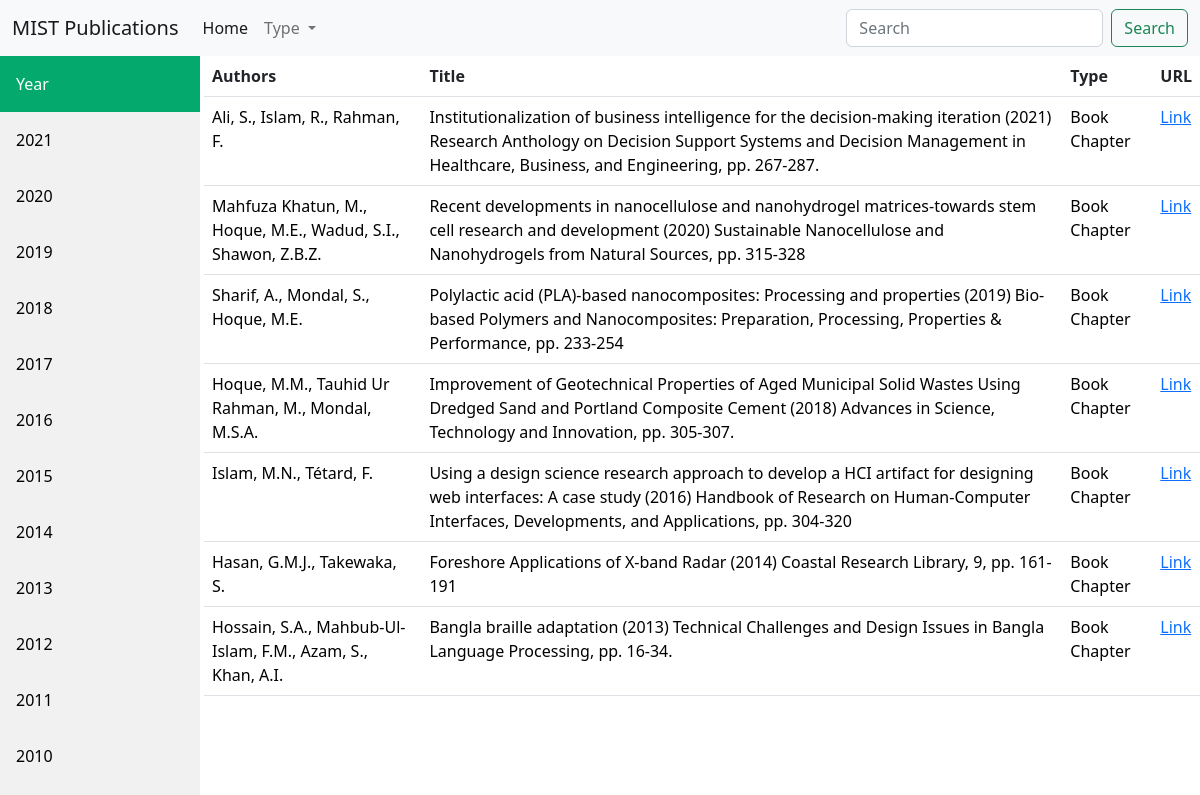
The page /category/Book Chapter/ on the database as committed earlier.
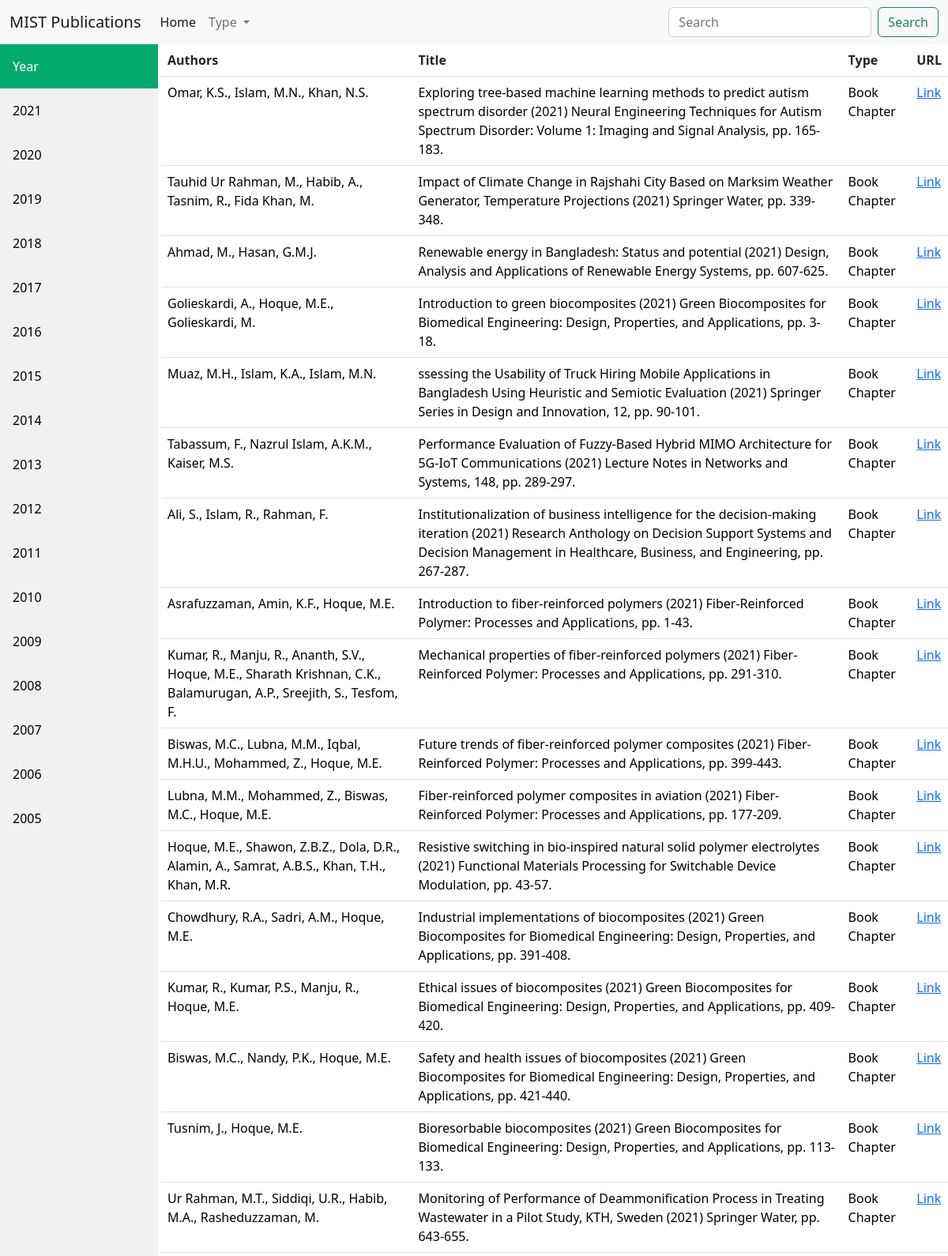
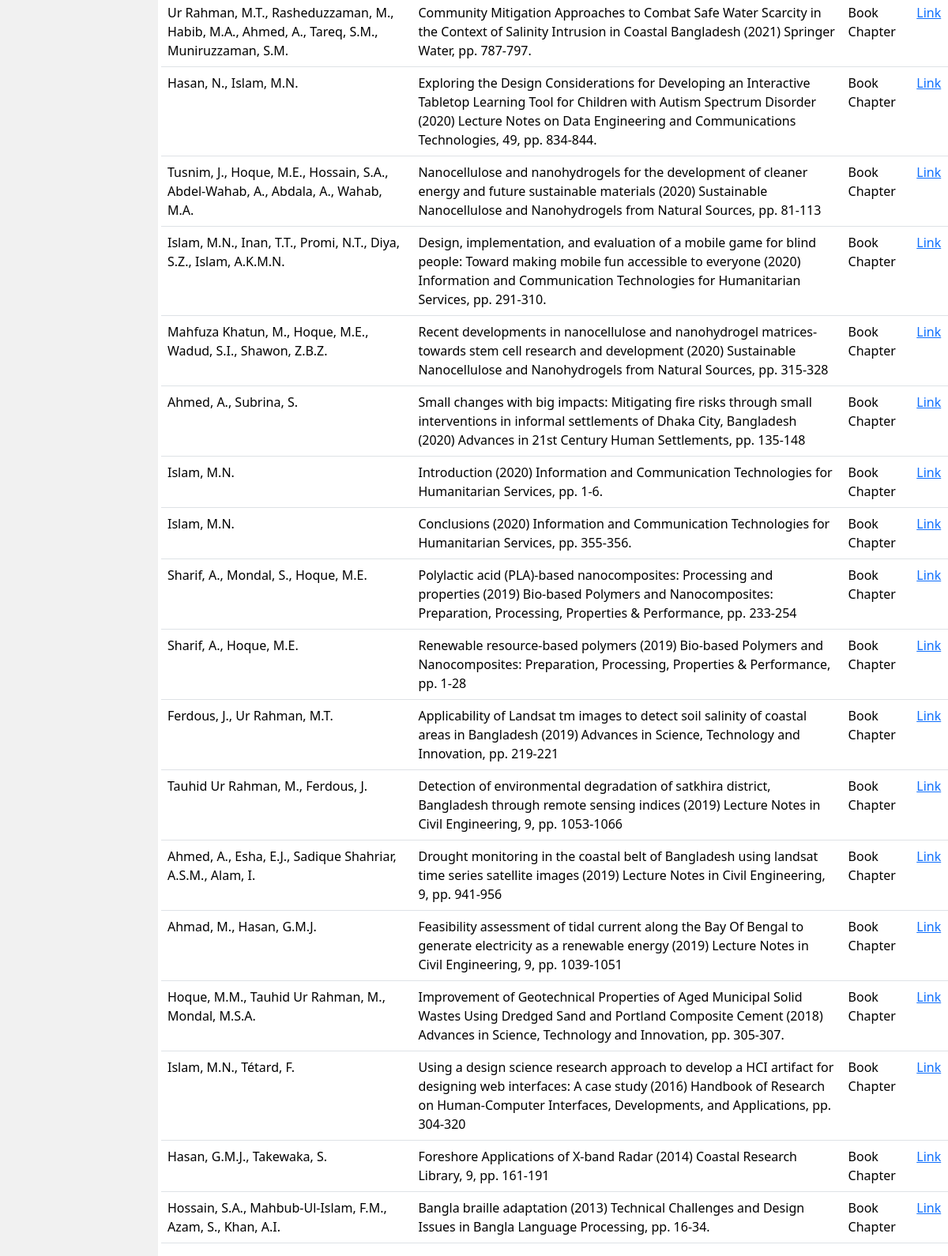
The same page on the database as committed later (2 pictures, top to bottom).
### publications/models.py (models this page shows)
class Publication(models.Model):
    types = (
              ("Conference Paper", "Conference Paper"),
              ("Article", "Article"),
              ("Book Chapter", "Book Chapter"),
              ("Book","Book"),
              ("Editorial", "Editorial"),
              ("Review", "Review"),
              ("Letter", "Letter"),
            )
    authors = models.CharField(max_length= 500)
    title = models.CharField(max_length=1500)
    scopus_url = models.URLField(max_length=500, blank=True, null=True)
    DOI = models.CharField(max_length=100, blank=True, null=True)
    affiliation = models.TextField(blank=True, null=True)
    publisher = models.CharField(max_length=200, blank=True, null=True)
    ISSN = models.CharField(max_length=30, blank=True, null=True)
    ISBN = models.CharField(max_length=30, blank=True, null=True)
    document_type = models.CharField(max_length=50, choices=types)
    publication_stage = models.CharField(max_length=50, blank=True, null=True)
    open_access = models.CharField(max_length=50, blank=True, null=True)
    publishing_year = models.IntegerField()
    source = models.CharField(max_length=50, blank=True, null=True)
    cited_by = models.IntegerField(blank=True, null=True)

### publications/views.py (the view)
# urls.py: path('category/<str:document_type>/', views.category, name = 'category'),
def category(request, document_type):
    types = ["Conference Paper", "Article", "Book Chapter", "Book", "Editorial", "Review", "Letter"]
    years = list(year_publications.objects.all().values_list('year', flat=True))
    years_r = years.copy()
    years_r.sort(reverse=True)
    pubs = Publication.objects.filter(document_type = document_type).order_by('-publishing_year','-cited_by')
    showing_product = 50
    paginator = Paginator(pubs, showing_product)
    page = request.GET.get('page')
    try:
        page_product = paginator.page(page)
    except PageNotAnInteger:
        page = 1
        page_product = paginator.page(page)
    except EmptyPage:
        page = paginator.num_pages
        page_product = paginator.page(page)
    leftIndex = (int(page) - 4)
    if leftIndex < 1:
        leftIndex = 1
    rightIndex = (int(page) + 10)
    if rightIndex > paginator.num_pages:
        rightIndex = paginator.num_pages + 1
    custom_range = range(leftIndex, rightIndex)
    total_pubs = len(pubs)
    showing_items = len(page_product)
    context = { 'message': 'Hello, World! :)', 'years': years,'years_r':years_r, "types": types, "pubs": page_product, 'custom_range': custom_range, "total_pubs": total_pubs, "showing_items": showing_items}
    return render(request, 'publications/year.html', context)

### publications/templates/publications/year.html (shortened to what this page needs)
<!doctype html>
<html lang="en">
  <head>
    <link href="https://cdn.jsdelivr.net/npm/bootstrap@5.2.0/dist/css/bootstrap.min.css" rel="stylesheet">
  </head>
  <body>
    {% include 'publications/nav.html' %}
    <div class="row">
        <div class="col-2">
            <div class="sidebar">
                <a class="active" href="">Year</a>
                {% for year in years_r %}
                <a href="{% url 'year_wise_publications' year=year %}">{{year}}</a>
                {% endfor %}
                <a> </a>
            </div>
        </div>
        <div class="col-10">
            <table class="table table-hover">
                <thead>
                  <tr>
                    <th scope="col">Authors</th>
                    <th scope="col">Title</th>
                    <th scope="col">Type</th>
                    <th scope="col">URL</th>
                  </tr>
                </thead>
                <tbody>
                  {% for pub in pubs %}
                  <tr>
                    <td scope="row"><a style="text-decoration: none; color: black;" href = "{% url 'details' pub.id %}" >{{pub.authors}}</a></td>
                    <td><a style="text-decoration: none; color: black;" href = "{% url 'details' pub.id %}" >{{pub.title}}</a></td>
                    <td><a style="text-decoration: none; color: black;" href = "{% url 'details' pub.id %}" >{{pub.document_type}}</a></td></td>
                    <td><a href = {{pub.scopus_url}} target="_blank">Link</a></td>
                  </tr>
                  {% endfor %}
                </tbody>
              </table>
        </div>
    </div>
  </body>
</html>

### publications/templates/publications/nav.html (shortened to what this page needs)
<nav class="navbar navbar-expand-lg bg-light sticky-top" >
    <div class="container-fluid">
      <a class="navbar-brand" href="{% url 'home' %}">MIST Publications</a>
      <div class="collapse navbar-collapse" id="navbarSupportedContent">
        <ul class="navbar-nav me-auto mb-2 mb-lg-0">
          <li class="nav-item">
            <a class="nav-link active" aria-current="page" href="{% url 'home' %}">Home</a>
          </li>
          <li class="nav-item dropdown">
            <a class="nav-link dropdown-toggle" href="#" role="button" data-bs-toggle="dropdown" aria-expanded="false">
              Type
            </a>
          </li>
        </ul>
        <form id='searchForm' class="d-flex" role="search" method="get" action="{% url 'search' %}">
          <input class="form-control me-2" type="search" placeholder="Search" aria-label="Search" name="search_query">
          <button class="btn btn-outline-success" type="submit">Search</button>
        </form>
      </div>
    </div>
  </nav>

### publications/templates/publications/year.html (style rules this page uses)
.sidebar { margin: 0; padding: 0; width: 200px; background-color: #f1f1f1; position: fixed; height: 100%; overflow: auto; }
.sidebar a { display: block; color: black; padding: 16px; text-decoration: none; }
.sidebar a.active { background-color: #04AA6D; color: white; }

Rows that differ between the two databases and show on the page:
added Publication: authors "Omar, K.S., Islam, M.N., Khan, N.S.", title "Exploring tree-based machine learning methods to predict autism spectrum disorder (2021) Neural Engineering Techniques for Autism Spectrum Disorder: Volume 1: Imaging and Signal Analysis, pp. 165-183.", document_type "Book Chapter"
added Publication: authors "Tauhid Ur Rahman, M., Habib, A., Tasnim, R., Fida Khan, M.", title "Impact of Climate Change in Rajshahi City Based on Marksim Weather Generator, Temperature Projections (2021) Springer Water, pp. 339-348.", document_type "Book Chapter"
added Publication: authors "Ahmad, M., Hasan, G.M.J.", title "Renewable energy in Bangladesh: Status and potential (2021) Design, Analysis and Applications of Renewable Energy Systems, pp. 607-625.", document_type "Book Chapter"
added Publication: authors "Golieskardi, A., Hoque, M.E., Golieskardi, M.", title "Introduction to green biocomposites (2021) Green Biocomposites for Biomedical Engineering: Design, Properties, and Applications, pp. 3-18.", document_type "Book Chapter"
added Publication: authors "Muaz, M.H., Islam, K.A., Islam, M.N.", title "ssessing the Usability of Truck Hiring Mobile Applications in Bangladesh Using Heuristic and Semiotic Evaluation (2021) Springer Series in Design and Innovation, 12, pp. 90-101.", document_type "Book Chapter"
added Publication: authors "Tabassum, F., Nazrul Islam, A.K.M., Kaiser, M.S.", title "Performance Evaluation of Fuzzy-Based Hybrid MIMO Architecture for 5G-IoT Communications (2021) Lecture Notes in Networks and Systems, 148, pp. 289-297.", document_type "Book Chapter"
added Publication: authors "Asrafuzzaman, Amin, K.F., Hoque, M.E.", title "Introduction to fiber-reinforced polymers (2021) Fiber-Reinforced Polymer: Processes and Applications, pp. 1-43.", document_type "Book Chapter"
added Publication: authors "Kumar, R., Manju, R., Ananth, S.V., Hoque, M.E., Sharath Krishnan, C.K., Balamurugan, A.P., Sreejith, S., Tesfom, F.", title "Mechanical properties of fiber-reinforced polymers (2021) Fiber-Reinforced Polymer: Processes and Applications, pp. 291-310.", document_type "Book Chapter"
added Publication: authors "Biswas, M.C., Lubna, M.M., Iqbal, M.H.U., Mohammed, Z., Hoque, M.E.", title "Future trends of fiber-reinforced polymer composites (2021) Fiber-Reinforced Polymer: Processes and Applications, pp. 399-443.", document_type "Book Chapter"
added Publication: authors "Lubna, M.M., Mohammed, Z., Biswas, M.C., Hoque, M.E.", title "Fiber-reinforced polymer composites in aviation (2021) Fiber-Reinforced Polymer: Processes and Applications, pp. 177-209.", document_type "Book Chapter"
added Publication: authors "Hoque, M.E., Shawon, Z.B.Z., Dola, D.R., Alamin, A., Samrat, A.B.S., Khan, T.H., Khan, M.R.", title "Resistive switching in bio-inspired natural solid polymer electrolytes (2021) Functional Materials Processing for Switchable Device Modulation, pp. 43-57.", document_type "Book Chapter"
added Publication: authors "Chowdhury, R.A., Sadri, A.M., Hoque, M.E.", title "Industrial implementations of biocomposites (2021) Green Biocomposites for Biomedical Engineering: Design, Properties, and Applications, pp. 391-408.", document_type "Book Chapter"
added Publication: authors "Kumar, R., Kumar, P.S., Manju, R., Hoque, M.E.", title "Ethical issues of biocomposites (2021) Green Biocomposites for Biomedical Engineering: Design, Properties, and Applications, pp. 409-420.", document_type "Book Chapter"
added Publication: authors "Biswas, M.C., Nandy, P.K., Hoque, M.E.", title "Safety and health issues of biocomposites (2021) Green Biocomposites for Biomedical Engineering: Design, Properties, and Applications, pp. 421-440.", document_type "Book Chapter"
added Publication: authors "Tusnim, J., Hoque, M.E.", title "Bioresorbable biocomposites (2021) Green Biocomposites for Biomedical Engineering: Design, Properties, and Applications, pp. 113-133.", document_type "Book Chapter"
added Publication: authors "Ur Rahman, M.T., Siddiqi, U.R., Habib, M.A., Rasheduzzaman, M.", title "Monitoring of Performance of Deammonification Process in Treating Wastewater in a Pilot Study, KTH, Sweden (2021) Springer Water, pp. 643-655.", document_type "Book Chapter"
added Publication: authors "Ur Rahman, M.T., Rasheduzzaman, M., Habib, M.A., Ahmed, A., Tareq, S.M., Muniruzzaman, S.M.", title "Community Mitigation Approaches to Combat Safe Water Scarcity in the Context of Salinity Intrusion in Coastal Bangladesh (2021) Springer Water, pp. 787-797.", document_type "Book Chapter"
added Publication: authors "Hasan, N., Islam, M.N.", title "Exploring the Design Considerations for Developing an Interactive Tabletop Learning Tool for Children with Autism Spectrum Disorder (2020) Lecture Notes on Data Engineering and Communications Technologies, 49, pp. 834-844.", document_type "Book Chapter"
added Publication: authors "Tusnim, J., Hoque, M.E., Hossain, S.A., Abdel-Wahab, A., Abdala, A., Wahab, M.A.", title "Nanocellulose and nanohydrogels for the development of cleaner energy and future sustainable materials (2020) Sustainable Nanocellulose and Nanohydrogels from Natural Sources, pp. 81-113", document_type "Book Chapter"
added Publication: authors "Islam, M.N., Inan, T.T., Promi, N.T., Diya, S.Z., Islam, A.K.M.N.", title "Design, implementation, and evaluation of a mobile game for blind people: Toward making mobile fun accessible to everyone (2020) Information and Communication Technologies for Humanitarian Services, pp. 291-310.", document_type "Book Chapter"
added Publication: authors "Ahmed, A., Subrina, S.", title "Small changes with big impacts: Mitigating fire risks through small interventions in informal settlements of Dhaka City, Bangladesh (2020) Advances in 21st Century Human Settlements, pp. 135-148", document_type "Book Chapter"
added Publication: authors "Islam, M.N.", title "Introduction (2020) Information and Communication Technologies for Humanitarian Services, pp. 1-6.", document_type "Book Chapter"
added Publication: authors "Islam, M.N.", title "Conclusions (2020) Information and Communication Technologies for Humanitarian Services, pp. 355-356.", document_type "Book Chapter"
added Publication: authors "Sharif, A., Hoque, M.E.", title "Renewable resource-based polymers (2019) Bio-based Polymers and Nanocomposites: Preparation, Processing, Properties & Performance, pp. 1-28", document_type "Book Chapter"
added Publication: authors "Ferdous, J., Ur Rahman, M.T.", title "Applicability of Landsat tm images to detect soil salinity of coastal areas in Bangladesh (2019) Advances in Science, Technology and Innovation, pp. 219-221", document_type "Book Chapter"
added Publication: authors "Tauhid Ur Rahman, M., Ferdous, J.", title "Detection of environmental degradation of satkhira district, Bangladesh through remote sensing indices (2019) Lecture Notes in Civil Engineering, 9, pp. 1053-1066", document_type "Book Chapter"
added Publication: authors "Ahmed, A., Esha, E.J., Sadique Shahriar, A.S.M., Alam, I.", title "Drought monitoring in the coastal belt of Bangladesh using landsat time series satellite images (2019) Lecture Notes in Civil Engineering, 9, pp. 941-956", document_type "Book Chapter"
added Publication: authors "Ahmad, M., Hasan, G.M.J.", title "Feasibility assessment of tidal current along the Bay Of Bengal to generate electricity as a renewable energy (2019) Lecture Notes in Civil Engineering, 9, pp. 1039-1051", document_type "Book Chapter"
Other text that changed with them:
new list line: "2009"
new list line: "2008"
new list line: "2007"
new list line: "2006"
new list line: "2005"
